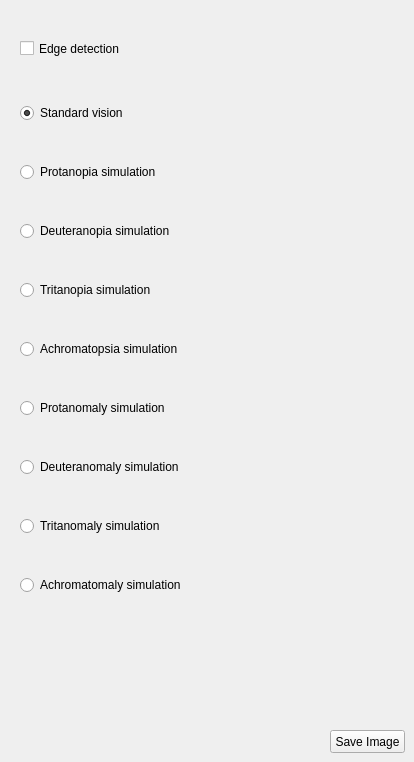
    <widget class="QWidget" name="tab_2">
     <attribute name="title">
      <string>Simulation</string>
     </attribute>
     <widget class="QPushButton" name="saveImageButton">
      <property name="geometry">
       <rect>
        <x>330</x>
        <y>730</y>
        <width>75</width>
        <height>23</height>
       </rect>
      </property>
      <property name="text">
       <string>Save Image</string>
      </property>
     </widget>
     <widget class="QWidget" name="verticalLayoutWidget">
      <property name="geometry">
       <rect>
        <x>20</x>
        <y>70</y>
        <width>381</width>
        <height>561</height>
       </rect>
      </property>
      <layout class="QVBoxLayout" name="verticalLayout">
       <item>
        <widget class="QRadioButton" name="normalSimulation">
         <property name="text">
          <string>Standard vision</string>
         </property>
         <property name="checked">
          <bool>true</bool>
         </property>
        </widget>
       </item>
       <item>
        <widget class="QRadioButton" name="protanopiaSimulation">
         <property name="text">
          <string>Protanopia simulation</string>
         </property>
        </widget>
       </item>
       <item>
        <widget class="QRadioButton" name="deuteranopiaSimulation">
         <property name="text">
          <string>Deuteranopia simulation</string>
         </property>
        </widget>
       </item>
       <item>
        <widget class="QRadioButton" name="tritanopiaSimulation">
         <property name="text">
          <string>Tritanopia simulation</string>
         </property>
        </widget>
       </item>
       <item>
        <widget class="QRadioButton" name="achromatopsiaSimulation">
         <property name="text">
          <string>Achromatopsia simulation</string>
         </property>
        </widget>
       </item>
       <item>
        <widget class="QRadioButton" name="protanomalySimulation">
         <property name="text">
          <string>Protanomaly simulation</string>
         </property>
        </widget>
       </item>
       <item>
        <widget class="QRadioButton" name="deuteranomalySimulation">
         <property name="text">
          <string>Deuteranomaly simulation</string>
         </property>
        </widget>
       </item>
       <item>
        <widget class="QRadioButton" name="tritanomalySimulation">
         <property name="text">
          <string>Tritanomaly simulation</string>
         </property>
        </widget>
       </item>
       <item>
        <widget class="QRadioButton" name="achromatomalySimulation">
         <property name="text">
          <string>Achromatomaly simulation</string>
         </property>
        </widget>
       </item>
      </layout>
     </widget>
     <widget class="QCheckBox" name="edgeDetectionCheck">
      <property name="geometry">
       <rect>
        <x>20</x>
        <y>40</y>
        <width>211</width>
        <height>17</height>
       </rect>
      </property>
      <property name="text">
       <string>Edge detection</string>
      </property>
     </widget>
    </widget>
